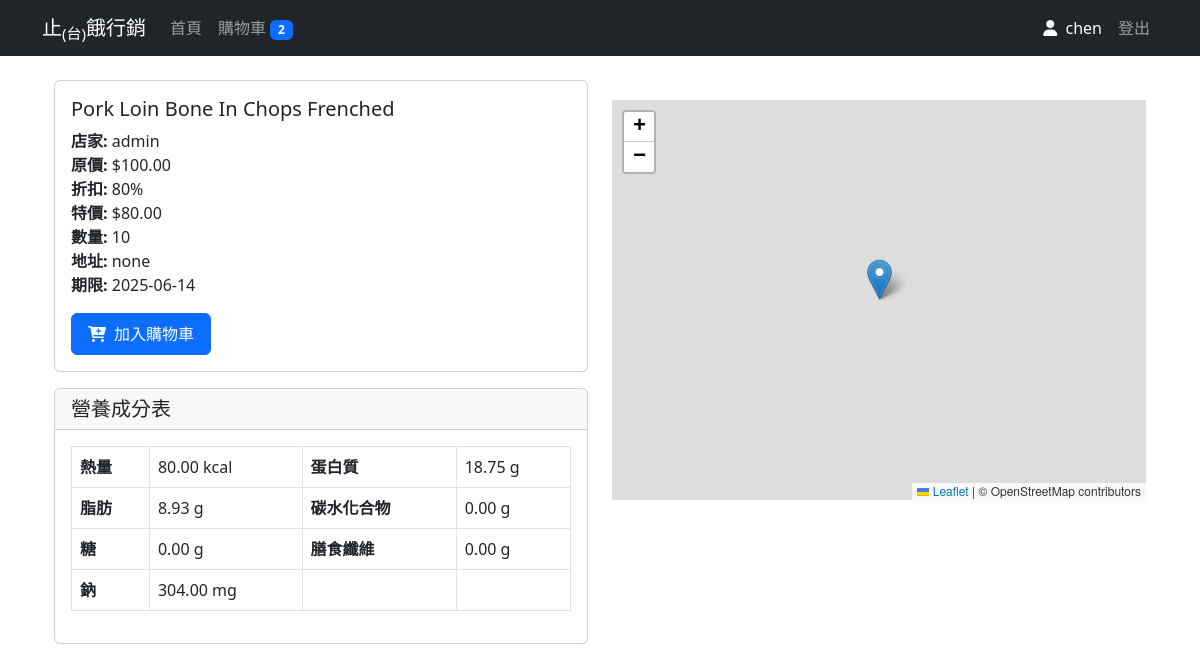
The app's page /product/2 (signed in) with its own data.
### app.py (models this page shows, shortened)
class User(UserMixin, db.Model):
    id = db.Column(db.Integer, primary_key=True)
    username = db.Column(db.String(80), unique=True, nullable=False)
    email = db.Column(db.String(120), unique=True, nullable=False)
    password_hash = db.Column(db.String(128))
    is_store = db.Column(db.Boolean, default=False)
    gender = db.Column(db.String(1))  # 'M' or 'F'
    birthdate = db.Column(db.Date)

class Product(db.Model):
    id = db.Column(db.Integer, primary_key=True)
    name = db.Column(db.String(100), nullable=False)
    description = db.Column(db.String(200))
    quantity = db.Column(db.Integer, nullable=False)
    address = db.Column(db.String(200), nullable=False)
    latitude = db.Column(db.Float)
    longitude = db.Column(db.Float)
    expiry_date = db.Column(db.DateTime, nullable=False)
    original_price = db.Column(db.Float, nullable=False)
    discount_rate = db.Column(db.Float, nullable=False)
    nutrition_info = db.Column(db.JSON)
    store_id = db.Column(db.Integer, db.ForeignKey('user.id'), nullable=False)
    store = db.relationship('User', backref=db.backref('products', lazy=True))
    cart_count = db.Column(db.Integer, default=0)  # 新增：追蹤購物車數量

### app.py (the view)
@app.route('/product/<int:product_id>')
def product_detail(product_id):
    product = Product.query.get_or_404(product_id)
    return render_template('product_detail.html', product=product)

### app.py (called while the page is built)
@login_manager.user_loader
def load_user(user_id):
    return User.query.get(int(user_id))

### templates/product_detail.html (shortened to what this page needs)
{% extends "base.html" %}
{% block content %}
<div class="container">
    <div class="row">
        <div class="col-md-6">
            <div class="card mb-3">
                <div class="card-body">
                    <h5 class="card-title">{{ product.name }}</h5>
                    <p class="card-text">
                        <strong>店家:</strong> {{ product.store.username }}<br>
                        <strong>原價:</strong> ${{ "%.2f"|format(product.original_price) }}<br>
                        <strong>折扣:</strong> {{ "%.0f"|format(product.discount_rate * 100) }}%<br>
                        <strong>特價:</strong> ${{ "%.2f"|format(product.original_price * product.discount_rate) }}<br>
                        <strong>數量:</strong> {{ product.quantity }}<br>
                        <strong>地址:</strong> {{ product.address }}<br>
                        <strong>期限:</strong> {{ product.expiry_date.strftime('%Y-%m-%d') }}
                    </p>
                    {% if current_user.is_authenticated %}
                        {% if current_user.id == product.store_id %}
                            <div class="mb-3">
                                <form action="{{ url_for('edit_product', product_id=product.id) }}" method="POST" class="mb-2">
                                    <div class="input-group">
                                        <input type="number" name="quantity" class="form-control" value="{{ product.quantity }}" min="0" required>
                                        <button type="submit" class="btn btn-primary">更新數量</button>
                                    </div>
                                </form>
                                <form action="{{ url_for('delete_product', product_id=product.id) }}" method="POST"
                                      onsubmit="return confirm('確定要下架此商品嗎？');">
                                    <button type="submit" class="btn btn-danger w-100">下架商品</button>
                                </form>
                            </div>
                        {% elif not current_user.is_store %}
                            <button class="btn btn-primary add-to-cart-btn"
                                onclick="addToCart({{ product.id }}, this)"
                                data-product-id="{{ product.id }}">
                                <i class="fas fa-cart-plus"></i>
                                <span>加入購物車</span>
                            </button>
                        {% endif %}
                    {% endif %}
                </div>
            </div>
            <div class="card">
                <div class="card-header">
                    <h5 class="mb-0">營養成分表</h5>
                </div>
                <div class="card-body">
                    <div class="table-responsive">
                        <table class="table table-bordered">
                            <tbody>
                                <tr>
                                    <th>熱量</th>
                                    <td>{{ "%.2f"|format(product.nutrition_info.energy|float) }} kcal</td>
                                    <th>蛋白質</th>
                                    <td>{{ "%.2f"|format(product.nutrition_info.protein|float) }} g</td>
                                </tr>
                                <tr>
                                    <th>脂肪</th>
                                    <td>{{ "%.2f"|format(product.nutrition_info.fat|float) }} g</td>
                                    <th>碳水化合物</th>
                                    <td>{{ "%.2f"|format(product.nutrition_info.carbohydrate|float) }} g</td>
                                </tr>
                                <tr>
                                    <th>糖</th>
                                    <td>{{ "%.2f"|format(product.nutrition_info.sugars|float) }} g</td>
                                    <th>膳食纖維</th>
                                    <td>{{ "%.2f"|format(product.nutrition_info.fiber|float) }} g</td>
                                </tr>
                                <tr>
                                    <th>鈉</th>
                                    <td>{{ "%.2f"|format(product.nutrition_info.sodium|float) }} mg</td>
                                    <th></th>
                                    <td></td>
                                </tr>
                            </tbody>
                        </table>
                    </div>
                </div>
            </div>
        </div>
        <div class="col-md-6">
            <div id="map" class="map-container"></div>
        </div>
    </div>
</div>
{% endblock %}

### templates/base.html (shortened to what this page needs)
<!DOCTYPE html>
<html lang="zh-TW">
<head>
    <link href="https://cdn.jsdelivr.net/npm/bootstrap@5.3.0/dist/css/bootstrap.min.css" rel="stylesheet">
    <link rel="stylesheet" href="https://cdnjs.cloudflare.com/ajax/libs/font-awesome/6.0.0/css/all.min.css">
    <link rel="stylesheet" href="https://unpkg.com/leaflet@1.9.4/dist/leaflet.css">
</head>
<body>
    <nav class="navbar navbar-expand-lg navbar-dark bg-dark">
        <div class="container">
            <a class="navbar-brand" href="{{ url_for('index') }}">止<sub>(台)</sub>餓行銷</a>
            <div class="collapse navbar-collapse" id="navbarNav">
                <ul class="navbar-nav me-auto">
                    <li class="nav-item">
                        <a class="nav-link" href="{{ url_for('index') }}">首頁</a>
                    </li>
                    {% if current_user.is_authenticated %}
                        {% if current_user.is_store %}
                        <li class="nav-item">
                            <a class="nav-link" href="{{ url_for('add_product') }}">新增商品</a>
                        </li>
                        {% else %}
                        <li class="nav-item">
                            <a class="nav-link" href="{{ url_for('view_cart') }}">
                                購物車
                                {% if current_user.cart_items %}
                                <span class="badge bg-primary" id="cart-count">{{ current_user.cart_items|length }}</span>
                                {% endif %}
                            </a>
                        </li>
                        {% endif %}
                    {% endif %}
                </ul>
                <ul class="navbar-nav">
                    {% if current_user.is_authenticated %}
                    <li class="nav-item">
                        <span class="nav-link text-light">
                            <i class="fas fa-user me-1"></i>
                            {{ current_user.username }}
                        </span>
                    </li>
                    <li class="nav-item">
                        <a class="nav-link" href="{{ url_for('logout') }}">登出</a>
                    </li>
                    {% endif %}
                </ul>
            </div>
        </div>
    </nav>
    <div class="container mt-4">
        {% block content %}{% endblock %}
    </div>
</body>
</html>

### templates/base.html (style rules this page uses)
.map-container { height: 400px; width: 100%; margin-top: 20px; }
.btn { display: inline-flex; align-items: center; justify-content: center; gap: 0.5rem; padding: 0.5rem 1rem; }

### records on screen
User: username "chen"
Product: name "Pork Loin Bone In Chops Frenched", original_price "100.00", product.discount_rate*100 "80", product.original_price*product.discount_rate "80.00", quantity "10", address "none", expiry_date "2025-06-14", nutrition_info.energy "80.00", nutrition_info.protein "18.75", nutrition_info.fat "8.93", nutrition_info.carbohydrate "0.00", nutrition_info.sugars "0.00", nutrition_info.fiber "0.00", nutrition_info.sodium "304.00"
User: store.username "admin"

### other values on screen
{{ current_user.cart_items|length }} "2"
